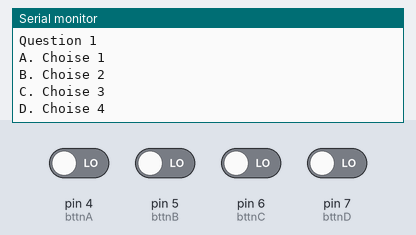
The sketch below on a simulated Arduino Uno, built with avr-gcc and run on an emulated ATmega328P. On the bench: the last lines printed to the serial monitor. The test bench sets the inputs (shaded band); at power-on: pin 4 (bttnA), pin 5 (bttnB), pin 6 (bttnC), pin 7 (bttnD) LOW.

Above: at 1.2 s.
1.3 s: pin 4 (bttnA) driven HIGH
At 2.7 s:
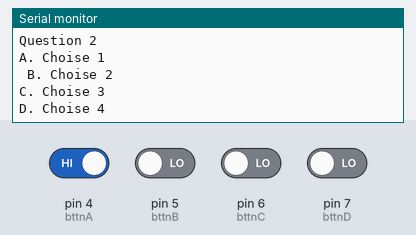
3.2 s: pin 6 (bttnC) driven HIGH
5.2 s: pin 7 (bttnD) driven HIGH
At 6.03 s:
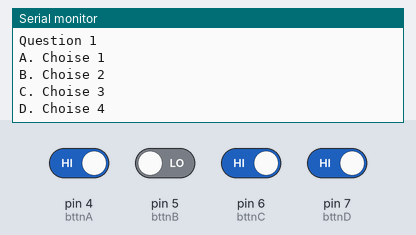
Timing chart, 0 to 8.2 s (numbered marks = the images above; inputs shaded):
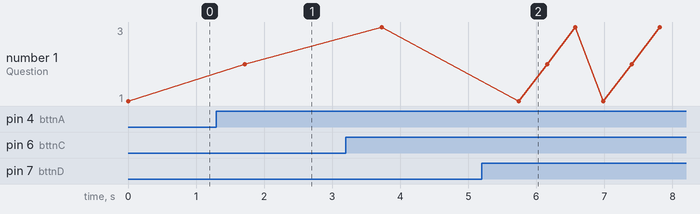

The sketch:

Quiz2.ino
```cpp
/*
 * TME Education Ethiopia
 * www.tmeeducation.com
 * This code is proudly made by team   on TME Education workshop at BlueLab on Aug 27 - 30
 * Quiz using Buttons as input and serial COM
*/


int bttnA = 4;
int bttnB = 5;
int bttnC= 6;
int bttnD = 7;
int red = 9;
int green = 10;
bool b1 = true;
bool b2 = true;
bool b3 = true;


void setup() {
  // put your setup code here, to run once:
pinMode(bttnA, INPUT);
pinMode(bttnB, INPUT);
pinMode(bttnC, INPUT);
pinMode(bttnD, INPUT);
Serial.begin(9600); //baud rate
}
void pr( String Q, String A, String B, String C, String D)
{
  Serial.println(Q);
  Serial.println(A);
  Serial.println(B);
  Serial.println(C);
  Serial.println(D);
}

void loop() {
  // put your main code here, to run repeatedly:
// _________________________________________________________________________________
pr("Question 1", "A. Choise 1", "B. Choise 2", "C. Choise 3", "D. Choise 4");
while(b1)
{
  if(digitalRead(bttnA)== HIGH)
  {
    b1 = false;
    //delay(100);
    digitalWrite(green, HIGH);
    delay(400);
    Serial.println("Answer is A!");
    digitalWrite(green, LOW);

  }
  else if (digitalRead(bttnB)== HIGH ||digitalRead(bttnC)== HIGH ||digitalRead(bttnD)== HIGH)
  {
    digitalWrite(red, HIGH);
    delay(400);
    digitalWrite(red, LOW);
  }
}
// _________________________________________________________________________________
pr("Question 2", "A. Choise 1", " B. Choise 2", "C. Choise 3", "D. Choise 4");
while(b2)
{
  if(digitalRead(bttnC)== HIGH)
  {
    b2 = false;
    //delay(100);
    digitalWrite(green, HIGH);
    delay(400);
    Serial.println("Answer is C!");
    digitalWrite(green, LOW);
  }
    else if (digitalRead(bttnB)== HIGH ||digitalRead(bttnA)== HIGH ||digitalRead(bttnD)== HIGH)
  {
    digitalWrite(red, HIGH);
    delay(400);
    digitalWrite(red, LOW);
  }
}
// _________________________________________________________________________________
pr("Question 3", "A. Choise 1", " B. Choise 2", "C. Choise 3", "D. Choise 4");
while(b3)
{
  if(digitalRead(bttnD)== HIGH)
  {
    b3 = false;
    //delay(100);
    digitalWrite(green, HIGH);
    delay(400);
    Serial.println("Answer is D!");
    digitalWrite(green, LOW);
  }
    else if (digitalRead(bttnB)== HIGH ||digitalRead(bttnC)== HIGH ||digitalRead(bttnA)== HIGH)
  {
    digitalWrite(red, HIGH);
    delay(400);
    digitalWrite(red, LOW);
  }
}
b1 = true;
b2 = true;
b3 = true;

}
```

Measured:
- after the input at 1.3 s, the serial monitor: prints a new line after 0.40 s (image 1)
- after the input at 5.2 s, the serial monitor: prints a new line after 0.53 s (image 2)
